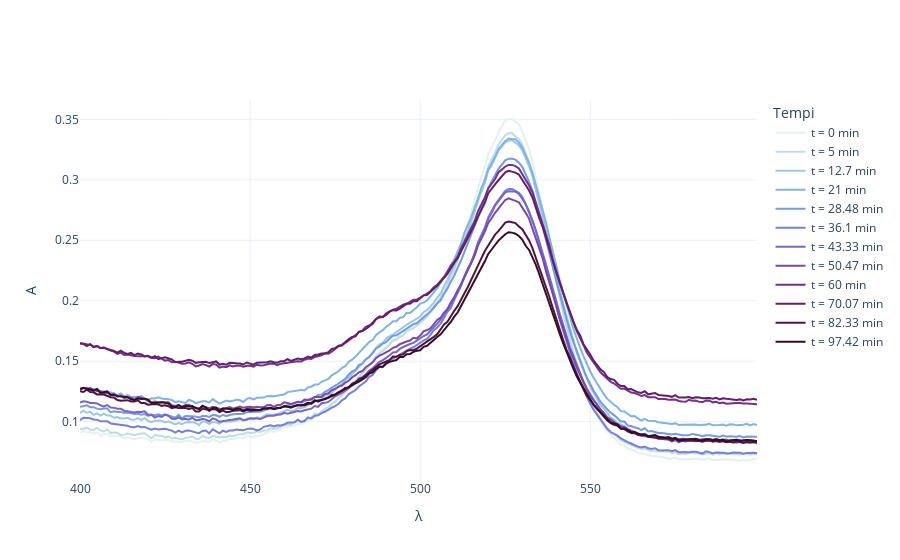

Source (notebook cell):
### Markdown cell above
# Fit parabolici

<h3> Dati iniziali

### Code cell
colors = px.colors.sample_colorscale('Dense', [i / 11 for i in range(12)])
fig = go.Figure()

for idx, (key, df) in enumerate(data.items()):
    fig.add_trace(go.Scatter(x = df['λ'], y = df['A'], mode = 'lines', name = f't = {key} min', 
                             line = dict(color = colors[idx])))

    # error_y=dict( 
    #     type='data', 
    #     array = sigmay, 
    #     color = colors[2 * i],
    #     thickness = 1.5, 
    #     width = 3, 
	# 	)

fig.update_layout(
    xaxis_title='λ',
    yaxis_title='A',
    legend_title='Tempi',
    template = 'plotly_white'
)

fig.show()

### Figure 1 — Plotly figure (JSON) as saved in the notebook; plotly's stock layout.template omitted (floating-point values rounded to 4 significant figures; data arrays with more than 128 entries replaced by an {"elided": "..."} marker saying what was removed)
{"data": [{"line": {"color": "rgb(230, 240, 240)"}, "mode": "lines", "name": "t = 0 min", "type": "scatter", "x": {"elided": "200 int values"}, "y": {"elided": "200 float values"}}, {"line": {"color": "rgb(191, 221, 229)"}, "mode": "lines", "name": "t = 5 min", "type": "scatter", "x": {"elided": "200 int values"}, "y": {"elided": "200 float values"}}, {"line": {"color": "rgb(156, 201, 226)"}, "mode": "lines", "name": "t = 12.7 min", "type": "scatter", "x": {"elided": "200 int values"}, "y": {"elided": "200 float values"}}, {"line": {"color": "rgb(129, 180, 227)"}, "mode": "lines", "name": "t = 21 min", "type": "scatter", "x": {"elided": "200 int values"}, "y": {"elided": "200 float values"}}, {"line": {"color": "rgb(115, 154, 228)"}, "mode": "lines", "name": "t = 28.48 min", "type": "scatter", "x": {"elided": "200 int values"}, "y": {"elided": "200 float values"}}, {"line": {"color": "rgb(117, 127, 221)"}, "mode": "lines", "name": "t = 36.1 min", "type": "scatter", "x": {"elided": "200 int values"}, "y": {"elided": "200 float values"}}, {"line": {"color": "rgb(120, 100, 202)"}, "mode": "lines", "name": "t = 43.33 min", "type": "scatter", "x": {"elided": "200 int values"}, "y": {"elided": "200 float values"}}, {"line": {"color": "rgb(119, 74, 175)"}, "mode": "lines", "name": "t = 50.47 min", "type": "scatter", "x": {"elided": "200 int values"}, "y": {"elided": "200 float values"}}, {"line": {"color": "rgb(113, 50, 141)"}, "mode": "lines", "name": "t = 60 min", "type": "scatter", "x": {"elided": "200 int values"}, "y": {"elided": "200 float values"}}, {"line": {"color": "rgb(100, 31, 104)"}, "mode": "lines", "name": "t = 70.07 min", "type": "scatter", "x": {"elided": "200 int values"}, "y": {"elided": "200 float values"}}, {"line": {"color": "rgb(80, 20, 66)"}, "mode": "lines", "name": "t = 82.33 min", "type": "scatter", "x": {"elided": "200 int values"}, "y": {"elided": "200 float values"}}, {"line": {"color": "rgb(54, 14, 36)"}, "mode": "lines", "name": "t = 97.42 min", "type": "scatter", "x": {"elided": "200 int values"}, "y": {"elided": "200 float values"}}], "layout": {"legend": {"title": {"text": "Tempi"}}, "xaxis": {"title": {"text": "λ"}}, "yaxis": {"title": {"text": "A"}}}}
